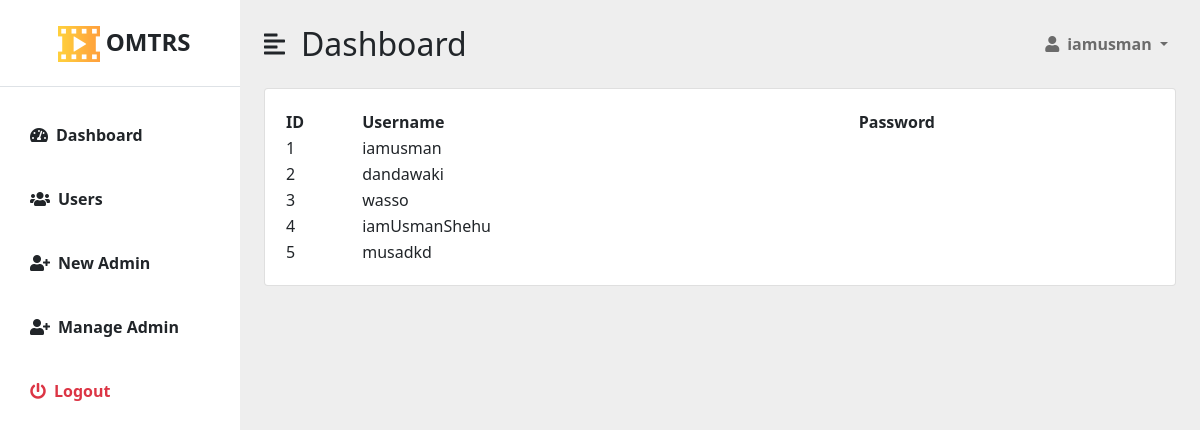
The page /admin/admins.php (signed in) on the database its author committed.
### tables this page shows
CREATE TABLE `newuser_tbl` (
  `id` int(11) NOT NULL,
  `username` varchar(50) NOT NULL,
  `password` varchar(255) NOT NULL
);

### admin/admins.php (the view, shortened to what this page needs)
<?php
include "counter.php";
$query = "SELECT id, username, password FROM newuser_tbl";
$result = mysqli_query($db, $query);
?>
<!DOCTYPE html>
<html lang="en">
<head>
    <link href="https://cdn.jsdelivr.net/npm/bootstrap@5.0.0-beta3/dist/css/bootstrap.min.css" rel="stylesheet" />
    <link rel="stylesheet" href="https://cdnjs.cloudflare.com/ajax/libs/font-awesome/5.15.3/css/all.min.css" />
    <link rel="stylesheet" href="admin.css" />
</head>
<body>
    <div class="d-flex" id="wrapper">
        <?php include 'adminsidebar.php';?>
        <div id="page-content-wrapper">
            <nav class="navbar navbar-expand-lg navbar-light bg-transparent py-4 px-4">
                <div class="d-flex align-items-center">
                    <i class="fas fa-align-left primary-text fs-4 me-3" id="menu-toggle"></i>
                    <h2 class="fs-2 m-0">Dashboard</h2>
                </div>
                <div class="collapse navbar-collapse" id="navbarSupportedContent">
                    <ul class="navbar-nav ms-auto mb-2 mb-lg-0">
                        <li class="nav-item dropdown">
                            <a class="nav-link dropdown-toggle second-text fw-bold" href="#" id="navbarDropdown"
                                role="button" data-bs-toggle="dropdown" aria-expanded="false">
                                <i class="fas fa-user me-2"></i><?php echo htmlspecialchars($_SESSION['username']); ?>
                            </a>
                        </li>
                    </ul>
                </div>
            </nav>
            <div class="container-fluid px-4">
             <div class="container card" style='padding:20px;'>
            <table>
			    <thead>
			        <tr>
			            <th>ID</th>
			            <th>Username</th>
			            <th>Password</th>
			        </tr>
			    </thead>
			    <tbody>
			                <?php
			        while ($row = mysqli_fetch_assoc($result)) {
			            echo "<tr>";
			            echo "<td>" . htmlspecialchars($row['id']) . "</td>";
			            echo "<td>" . htmlspecialchars($row['username']) . "</td>";
			            echo "</tr>";
			        }
			        ?>
			    </tbody>
			</table>
             </div>
            </div>
        </div>
    </div>
</body>
</html>

### admin/admin.css (style rules this page uses)
.primary-text { color: var(--main-text-color); }
.second-text { color: var(--second-text-color); }
#wrapper { overflow-x: hidden; background:#eee; }
#page-content-wrapper { min-width: 100vw; background: #eee; }
#menu-toggle { cursor: pointer; }
@media (min-width: 768px) { #page-content-wrapper { min-width: 0; width: 100%; } }

### rows shown on the page
newuser_tbl: id "1", username "iamusman"
newuser_tbl: id "2", username "dandawaki"
newuser_tbl: id "3", username "wasso"
newuser_tbl: id "4", username "iamUsmanShehu"
newuser_tbl: id "5", username "musadkd"

### other values the page prints
$_SESSION['username'] "iamusman"
